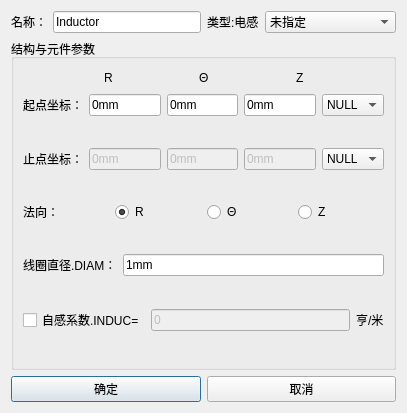
<?xml version="1.0" encoding="UTF-8"?>
<ui version="4.0">
 <class>Dialog_IndDlg</class>
 <widget class="QDialog" name="Dialog_IndDlg">
  <property name="windowModality">
   <enum>Qt::ApplicationModal</enum>
  </property>
  <property name="geometry">
   <rect>
    <x>0</x>
    <y>0</y>
    <width>407</width>
    <height>413</height>
   </rect>
  </property>
  <property name="minimumSize">
   <size>
    <width>0</width>
    <height>0</height>
   </size>
  </property>
  <property name="maximumSize">
   <size>
    <width>16777215</width>
    <height>16777215</height>
   </size>
  </property>
  <property name="windowTitle">
   <string>电感</string>
  </property>
  <layout class="QGridLayout" name="gridLayout">
   <item row="1" column="0">
    <spacer name="verticalSpacer">
     <property name="orientation">
      <enum>Qt::Vertical</enum>
     </property>
     <property name="sizeHint" stdset="0">
      <size>
       <width>20</width>
       <height>40</height>
      </size>
     </property>
    </spacer>
   </item>
   <item row="5" column="0">
    <spacer name="verticalSpacer_8">
     <property name="orientation">
      <enum>Qt::Vertical</enum>
     </property>
     <property name="sizeHint" stdset="0">
      <size>
       <width>20</width>
       <height>40</height>
      </size>
     </property>
    </spacer>
   </item>
   <item row="3" column="0">
    <widget class="QGroupBox" name="groupBox_Port">
     <property name="title">
      <string>结构与元件参数</string>
     </property>
     <layout class="QGridLayout" name="gridLayout_2">
      <item row="9" column="0">
       <spacer name="verticalSpacer_6">
        <property name="orientation">
         <enum>Qt::Vertical</enum>
        </property>
        <property name="sizeHint" stdset="0">
         <size>
          <width>20</width>
          <height>40</height>
         </size>
        </property>
       </spacer>
      </item>
      <item row="7" column="0">
       <spacer name="verticalSpacer_5">
        <property name="orientation">
         <enum>Qt::Vertical</enum>
        </property>
        <property name="sizeHint" stdset="0">
         <size>
          <width>20</width>
          <height>40</height>
         </size>
        </property>
       </spacer>
      </item>
      <item row="5" column="0">
       <spacer name="verticalSpacer_4">
        <property name="orientation">
         <enum>Qt::Vertical</enum>
        </property>
        <property name="sizeHint" stdset="0">
         <size>
          <width>20</width>
          <height>40</height>
         </size>
        </property>
       </spacer>
      </item>
      <item row="3" column="0">
       <spacer name="verticalSpacer_3">
        <property name="orientation">
         <enum>Qt::Vertical</enum>
        </property>
        <property name="sizeHint" stdset="0">
         <size>
          <width>20</width>
          <height>40</height>
         </size>
        </property>
       </spacer>
      </item>
      <item row="1" column="0">
       <layout class="QHBoxLayout" name="horizontalLayout_3">
        <item>
         <spacer name="horizontalSpacer">
          <property name="orientation">
           <enum>Qt::Horizontal</enum>
          </property>
          <property name="sizeHint" stdset="0">
           <size>
            <width>40</width>
            <height>20</height>
           </size>
          </property>
         </spacer>
        </item>
        <item>
         <widget class="QLabel" name="label_X">
          <property name="text">
           <string>R</string>
          </property>
         </widget>
        </item>
        <item>
         <spacer name="horizontalSpacer_2">
          <property name="orientation">
           <enum>Qt::Horizontal</enum>
          </property>
          <property name="sizeHint" stdset="0">
           <size>
            <width>40</width>
            <height>20</height>
           </size>
          </property>
         </spacer>
        </item>
        <item>
         <widget class="QLabel" name="label_Y">
          <property name="text">
           <string>Θ</string>
          </property>
         </widget>
        </item>
        <item>
         <spacer name="horizontalSpacer_3">
          <property name="orientation">
           <enum>Qt::Horizontal</enum>
          </property>
          <property name="sizeHint" stdset="0">
           <size>
            <width>40</width>
            <height>20</height>
           </size>
          </property>
         </spacer>
        </item>
        <item>
         <widget class="QLabel" name="label_Z">
          <property name="text">
           <string>Z</string>
          </property>
         </widget>
        </item>
        <item>
         <spacer name="horizontalSpacer_4">
          <property name="orientation">
           <enum>Qt::Horizontal</enum>
          </property>
          <property name="sizeHint" stdset="0">
           <size>
            <width>40</width>
            <height>20</height>
           </size>
          </property>
         </spacer>
        </item>
       </layout>
      </item>
      <item row="2" column="0">
       <layout class="QHBoxLayout" name="horizontalLayout_start">
        <item>
         <widget class="QLabel" name="label_start">
          <property name="text">
           <string>起点坐标：</string>
          </property>
         </widget>
        </item>
        <item>
         <widget class="QLineEdit" name="LineEdit_start_x">
          <property name="text">
           <string>0mm</string>
          </property>
         </widget>
        </item>
        <item>
         <widget class="QLineEdit" name="LineEdit_start_y">
          <property name="text">
           <string>0mm</string>
          </property>
         </widget>
        </item>
        <item>
         <widget class="QLineEdit" name="LineEdit_start_z">
          <property name="text">
           <string>0mm</string>
          </property>
         </widget>
        </item>
        <item>
         <widget class="StyledComboBox" name="ComboBox_start">
          <property name="sizePolicy">
           <sizepolicy hsizetype="Expanding" vsizetype="Fixed">
            <horstretch>0</horstretch>
            <verstretch>0</verstretch>
           </sizepolicy>
          </property>
          <item>
           <property name="text">
            <string>NULL</string>
           </property>
          </item>
         </widget>
        </item>
       </layout>
      </item>
      <item row="6" column="0">
       <layout class="QHBoxLayout" name="horizontalLayout_2">
        <item>
         <widget class="QLabel" name="label">
          <property name="text">
           <string>法向：</string>
          </property>
         </widget>
        </item>
        <item>
         <widget class="QRadioButton" name="radioButton_x">
          <property name="text">
           <string>R</string>
          </property>
          <property name="checked">
           <bool>true</bool>
          </property>
         </widget>
        </item>
        <item>
         <widget class="QRadioButton" name="radioButton_y">
          <property name="text">
           <string>Θ</string>
          </property>
         </widget>
        </item>
        <item>
         <widget class="QRadioButton" name="radioButton_z">
          <property name="text">
           <string>Z</string>
          </property>
         </widget>
        </item>
       </layout>
      </item>
      <item row="4" column="0">
       <layout class="QHBoxLayout" name="horizontalLayout_end">
        <item>
         <widget class="QLabel" name="label_end">
          <property name="text">
           <string>止点坐标：</string>
          </property>
         </widget>
        </item>
        <item>
         <widget class="QLineEdit" name="LineEdit_end_x">
          <property name="enabled">
           <bool>false</bool>
          </property>
          <property name="text">
           <string>0mm</string>
          </property>
         </widget>
        </item>
        <item>
         <widget class="QLineEdit" name="LineEdit_end_y">
          <property name="enabled">
           <bool>false</bool>
          </property>
          <property name="text">
           <string>0mm</string>
          </property>
         </widget>
        </item>
        <item>
         <widget class="QLineEdit" name="LineEdit_end_z">
          <property name="enabled">
           <bool>false</bool>
          </property>
          <property name="text">
           <string>0mm</string>
          </property>
         </widget>
        </item>
        <item>
         <widget class="StyledComboBox" name="ComboBox_end">
          <property name="sizePolicy">
           <sizepolicy hsizetype="Expanding" vsizetype="Fixed">
            <horstretch>0</horstretch>
            <verstretch>0</verstretch>
           </sizepolicy>
          </property>
          <item>
           <property name="text">
            <string>NULL</string>
           </property>
          </item>
         </widget>
        </item>
       </layout>
      </item>
      <item row="10" column="0">
       <layout class="QHBoxLayout" name="horizontalLayout_end_3">
        <item>
         <widget class="QCheckBox" name="checkBox_induc">
          <property name="text">
           <string>自感系数.INDUC=</string>
          </property>
         </widget>
        </item>
        <item>
         <widget class="QLineEdit" name="LineEdit_induc">
          <property name="enabled">
           <bool>false</bool>
          </property>
          <property name="text">
           <string>0</string>
          </property>
         </widget>
        </item>
        <item>
         <widget class="QLabel" name="label_5">
          <property name="text">
           <string>亨/米</string>
          </property>
         </widget>
        </item>
       </layout>
      </item>
      <item row="8" column="0">
       <layout class="QHBoxLayout" name="horizontalLayout_end_2">
        <item>
         <widget class="QLabel" name="label_end_2">
          <property name="text">
           <string>线圈直径.DIAM：</string>
          </property>
         </widget>
        </item>
        <item>
         <widget class="QLineEdit" name="LineEdit_diam">
          <property name="enabled">
           <bool>true</bool>
          </property>
          <property name="text">
           <string>1mm</string>
          </property>
         </widget>
        </item>
       </layout>
      </item>
      <item row="11" column="0">
       <spacer name="verticalSpacer_7">
        <property name="orientation">
         <enum>Qt::Vertical</enum>
        </property>
        <property name="sizeHint" stdset="0">
         <size>
          <width>20</width>
          <height>40</height>
         </size>
        </property>
       </spacer>
      </item>
     </layout>
    </widget>
   </item>
   <item row="0" column="0">
    <layout class="QHBoxLayout" name="horizontalLayout">
     <item>
      <layout class="QFormLayout" name="formLayout_2">
       <property name="fieldGrowthPolicy">
        <enum>QFormLayout::AllNonFixedFieldsGrow</enum>
       </property>
       <item row="0" column="0">
        <widget class="QLabel" name="Label_Name">
         <property name="text">
          <string>名称：</string>
         </property>
        </widget>
       </item>
       <item row="0" column="1">
        <widget class="QLineEdit" name="LineEdit_Name">
         <property name="text">
          <string>Inductor</string>
         </property>
        </widget>
       </item>
      </layout>
     </item>
     <item>
      <layout class="QFormLayout" name="formLayout">
       <property name="fieldGrowthPolicy">
        <enum>QFormLayout::AllNonFixedFieldsGrow</enum>
       </property>
       <item row="0" column="1">
        <widget class="StyledComboBox" name="ComboBox_Shadow">
         <property name="enabled">
          <bool>true</bool>
         </property>
         <property name="sizePolicy">
          <sizepolicy hsizetype="Expanding" vsizetype="Fixed">
           <horstretch>0</horstretch>
           <verstretch>0</verstretch>
          </sizepolicy>
         </property>
         <property name="maximumSize">
          <size>
           <width>16777215</width>
           <height>16777215</height>
          </size>
         </property>
         <property name="editable">
          <bool>false</bool>
         </property>
         <item>
          <property name="text">
           <string>未指定</string>
          </property>
         </item>
        </widget>
       </item>
       <item row="0" column="0">
        <widget class="QLabel" name="Label_Shadow">
         <property name="text">
          <string>类型:电感</string>
         </property>
        </widget>
       </item>
      </layout>
     </item>
    </layout>
   </item>
   <item row="4" column="0">
    <layout class="QHBoxLayout" name="horizontalLayout_10">
     <item>
      <widget class="QPushButton" name="pushButton_ok">
       <property name="text">
        <string>确定</string>
       </property>
      </widget>
     </item>
     <item>
      <widget class="QPushButton" name="pushButton">
       <property name="text">
        <string>取消</string>
       </property>
      </widget>
     </item>
    </layout>
   </item>
   <item row="2" column="0">
    <spacer name="verticalSpacer_2">
     <property name="orientation">
      <enum>Qt::Vertical</enum>
     </property>
     <property name="sizeHint" stdset="0">
      <size>
       <width>20</width>
       <height>40</height>
      </size>
     </property>
    </spacer>
   </item>
  </layout>
 </widget>
 <customwidgets>
  <customwidget>
   <class>StyledComboBox</class>
   <extends>QComboBox</extends>
   <header>StyledComboBox.h</header>
  </customwidget>
 </customwidgets>
 <resources/>
 <connections/>
</ui>
